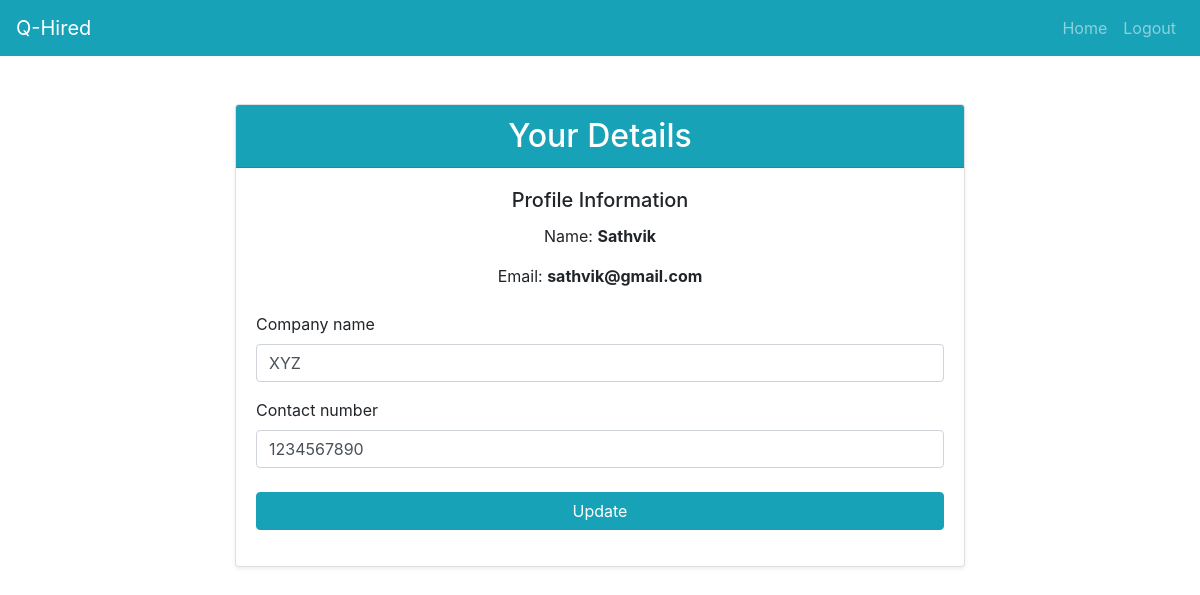
The page /accounts/profile/ (signed in) on the database its author committed.
### users/models.py (models this page shows)
class CustomUser(AbstractUser):
    company_name = models.CharField(max_length=50, blank=True, null=True)
    contact_number = models.CharField(max_length=10, blank=True, null=True)
    groups = models.ManyToManyField(
        Group,
        related_name='user_set',  # Changed from 'user_set'
        blank=True,
        help_text=('The groups this user belongs to. A user will get all permissions '
                   'granted to each of their groups.'),
        related_query_name='user',
    )
    user_permissions = models.ManyToManyField(
        Permission,
        related_name='user_set',  # Changed from 'user_set'
        blank=True,
        help_text='Specific permissions for this user.',
        related_query_name='user',
    )

### users/views.py (the view, shortened to what this page needs)
# urls.py: path("profile/", ProfileUpdateView.as_view(), name='profile'),
class ProfileUpdateView(UpdateView):
    model = CustomUser
    template_name = 'profile.html'
    success_url = '/'
    fields = ['company_name', 'contact_number']
    def get_object(self, queryset=None):
        return get_object_or_404(CustomUser, pk=self.request.user.id)

### users/templates/profile.html (shortened to what this page needs)
{% extends "home.html" %}
{% load crispy_forms_tags %}
{% block navs %}
    {% if user.is_authenticated %}
    <li class="nav-item">
        <a class="nav-link" href="{% url 'home' %}">Home</a>
    </li>
        <li class="nav-item">
            <a class="nav-link" href="{% url 'logout' %}">Logout</a>
        </li>
    {% else %}
        <li class="nav-item">
            <a class="nav-link" href="{% url 'login' %}">Login</a>
        </li>
    {% endif %}
{% endblock navs %}
{% block content %}
<div class="container mt-5 mb-5">
    <div class="row justify-content-center">
        <div class="col-md-8">
            <div class="card shadow-sm">
                <div class="card-header bg-info text-white">
                    <h2 class="mb-0 text-center">Your Details</h2>
                </div>
                <div class="card-body">
                    <div class="text-center mb-4">
                        <h5 class="card-title">Profile Information</h5>
                        <p class="card-text">Name: <strong>{{ user.username }}</strong></p>
                        <p class="card-text">Email: <strong>{{ user.email }}</strong></p>
                    </div>
                    <form method="post">
                        {{ form|crispy }}
                        <div class="form-group mt-4">
                            <button type="submit" class="btn btn-info btn-block">Update</button>
                        </div>
                    </form>
                </div>
            </div>
        </div>
    </div>
</div>
{% endblock content %}

### rows shown on the page
CustomUser: username "Sathvik", email "sathvik@gmail.com", company_name "XYZ", contact_number "1234567890"
